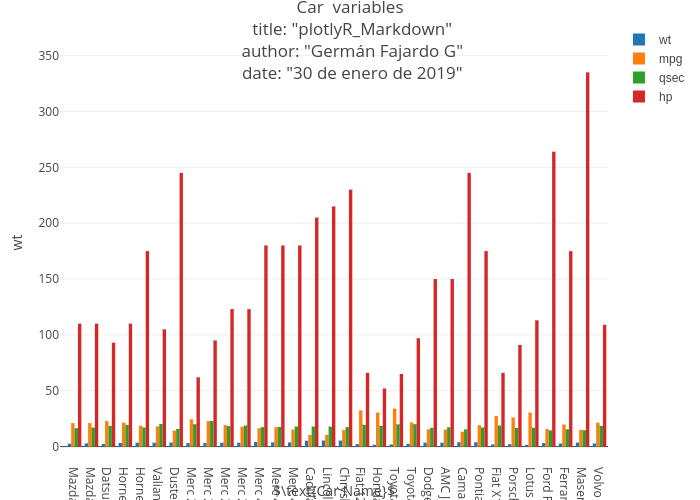

Write the R code that produced this figure.
# Get this figure: fig <- get_figure("Gafajardog", 8)
# Get this figure's data: data <- get_figure("Gafajardog", 8)$data
# Add data to this figure: p <- add_trace(p, x=c(4, 5), y=c(4, 5), kwargs=list(filename="scatter-hovertext", fileopt="extend"))
# Get y data of first trace: y1 <- get_figure("Gafajardog", 8)$data[[1]]$y

# Get figure documentation: https://plot.ly/r/get-requests/
# Add data documentation: https://plot.ly/r/file-options/

# You can reproduce this figure in R with the following code!

# Learn about API authentication here: https://plot.ly/r/getting-started
# Find your api_key here: https://plot.ly/settings/api

library(plotly)
trace1 <- list(
  x = c("Mazda RX4", "Mazda RX4 Wag", "Datsun 710", "Hornet 4 Drive", "Hornet Sportabout", "Valiant", "Duster 360", "Merc 240D", "Merc 230", "Merc 280", "Merc 280C", "Merc 450SE", "Merc 450SL", "Merc 450SLC", "Cadillac Fleetwood", "Lincoln Continental", "Chrysler Imperial", "Fiat 128", "Honda Civic", "Toyota Corolla", "Toyota Corona", "Dodge Challenger", "AMC Javelin", "Camaro Z28", "Pontiac Firebird", "Fiat X1-9", "Porsche 914-2", "Lotus Europa", "Ford Pantera L", "Ferrari Dino", "Maserati Bora", "Volvo 142E"), 
  y = c(2.62, 2.875, 2.32, 3.215, 3.44, 3.46, 3.57, 3.19, 3.15, 3.44, 3.44, 4.07, 3.73, 3.78, 5.25, 5.424, 5.345, 2.2, 1.615, 1.835, 2.465, 3.52, 3.435, 3.84, 3.845, 1.935, 2.14, 1.513, 3.17, 2.77, 3.57, 2.78), 
  marker = list(
    color = "rgba(31,119,180,1)", 
    line = list(color = "transparent")
  ), 
  name = "wt", 
  type = "bar", 
  xaxis = "x", 
  xsrc = "Gafajardog:7:2dd47a", 
  yaxis = "y", 
  ysrc = "Gafajardog:7:1b8f29"
)
trace2 <- list(
  x = c("Mazda RX4", "Mazda RX4 Wag", "Datsun 710", "Hornet 4 Drive", "Hornet Sportabout", "Valiant", "Duster 360", "Merc 240D", "Merc 230", "Merc 280", "Merc 280C", "Merc 450SE", "Merc 450SL", "Merc 450SLC", "Cadillac Fleetwood", "Lincoln Continental", "Chrysler Imperial", "Fiat 128", "Honda Civic", "Toyota Corolla", "Toyota Corona", "Dodge Challenger", "AMC Javelin", "Camaro Z28", "Pontiac Firebird", "Fiat X1-9", "Porsche 914-2", "Lotus Europa", "Ford Pantera L", "Ferrari Dino", "Maserati Bora", "Volvo 142E"), 
  y = c(21, 21, 22.8, 21.4, 18.7, 18.1, 14.3, 24.4, 22.8, 19.2, 17.8, 16.4, 17.3, 15.2, 10.4, 10.4, 14.7, 32.4, 30.4, 33.9, 21.5, 15.5, 15.2, 13.3, 19.2, 27.3, 26, 30.4, 15.8, 19.7, 15, 21.4), 
  marker = list(
    color = "rgba(255,127,14,1)", 
    line = list(color = "transparent")
  ), 
  name = "mpg", 
  type = "bar", 
  xaxis = "x", 
  xsrc = "Gafajardog:7:b94247", 
  yaxis = "y", 
  ysrc = "Gafajardog:7:30bf1c"
)
trace3 <- list(
  x = c("Mazda RX4", "Mazda RX4 Wag", "Datsun 710", "Hornet 4 Drive", "Hornet Sportabout", "Valiant", "Duster 360", "Merc 240D", "Merc 230", "Merc 280", "Merc 280C", "Merc 450SE", "Merc 450SL", "Merc 450SLC", "Cadillac Fleetwood", "Lincoln Continental", "Chrysler Imperial", "Fiat 128", "Honda Civic", "Toyota Corolla", "Toyota Corona", "Dodge Challenger", "AMC Javelin", "Camaro Z28", "Pontiac Firebird", "Fiat X1-9", "Porsche 914-2", "Lotus Europa", "Ford Pantera L", "Ferrari Dino", "Maserati Bora", "Volvo 142E"), 
  y = c(16.46, 17.02, 18.61, 19.44, 17.02, 20.22, 15.84, 20, 22.9, 18.3, 18.9, 17.4, 17.6, 18, 17.98, 17.82, 17.42, 19.47, 18.52, 19.9, 20.01, 16.87, 17.3, 15.41, 17.05, 18.9, 16.7, 16.9, 14.5, 15.5, 14.6, 18.6), 
  marker = list(
    color = "rgba(44,160,44,1)", 
    line = list(color = "transparent")
  ), 
  name = "qsec", 
  type = "bar", 
  xaxis = "x", 
  xsrc = "Gafajardog:7:afcb90", 
  yaxis = "y", 
  ysrc = "Gafajardog:7:820301"
)
trace4 <- list(
  x = c("Mazda RX4", "Mazda RX4 Wag", "Datsun 710", "Hornet 4 Drive", "Hornet Sportabout", "Valiant", "Duster 360", "Merc 240D", "Merc 230", "Merc 280", "Merc 280C", "Merc 450SE", "Merc 450SL", "Merc 450SLC", "Cadillac Fleetwood", "Lincoln Continental", "Chrysler Imperial", "Fiat 128", "Honda Civic", "Toyota Corolla", "Toyota Corona", "Dodge Challenger", "AMC Javelin", "Camaro Z28", "Pontiac Firebird", "Fiat X1-9", "Porsche 914-2", "Lotus Europa", "Ford Pantera L", "Ferrari Dino", "Maserati Bora", "Volvo 142E"), 
  y = c(110, 110, 93, 110, 175, 105, 245, 62, 95, 123, 123, 180, 180, 180, 205, 215, 230, 66, 52, 65, 97, 150, 150, 245, 175, 66, 91, 113, 264, 175, 335, 109), 
  marker = list(
    color = "rgba(214,39,40,1)", 
    line = list(color = "transparent")
  ), 
  name = "hp", 
  type = "bar", 
  xaxis = "x", 
  xsrc = "Gafajardog:7:fc5a92", 
  yaxis = "y", 
  ysrc = "Gafajardog:7:ef3c94"
)
data <- list(trace1, trace2, trace3, trace4)
layout <- list(
  autosize = TRUE, 
  dragmode = "pan", 
  hovermode = "closest", 
  legend = list(font = list(family = "Arial")), 
  margin = list(
    r = 10, 
    t = 25, 
    b = 40, 
    l = 60
  ), 
  showlegend = TRUE, 
  title = list(text = "Car &nbsp;variables<br> title: \"plotlyR_Markdown\"<br>
author: \"Germán Fajardo G\"<br>
date: \"30 de enero de 2019\"<br>
"), 
  xaxis = list(
    autorange = FALSE, 
    categoryarraysrc = "Gafajardog:7:c5a587", 
    categoryorder = "array", 
    domain = c(0, 1), 
    range = c(-0.860755582347, 31.5), 
    title = list(text = "$\text{Car Name}$"), 
    type = "category"
  ), 
  yaxis = list(
    autorange = FALSE, 
    domain = c(0, 1), 
    range = c(-12.0143125869, 377.424447056), 
    title = list(text = "wt"), 
    type = "linear"
  )
)
p <- plot_ly()
p <- add_trace(p, x=trace1$x, y=trace1$y, marker=trace1$marker, name=trace1$name, type=trace1$type, xaxis=trace1$xaxis, xsrc=trace1$xsrc, yaxis=trace1$yaxis, ysrc=trace1$ysrc)
p <- add_trace(p, x=trace2$x, y=trace2$y, marker=trace2$marker, name=trace2$name, type=trace2$type, xaxis=trace2$xaxis, xsrc=trace2$xsrc, yaxis=trace2$yaxis, ysrc=trace2$ysrc)
p <- add_trace(p, x=trace3$x, y=trace3$y, marker=trace3$marker, name=trace3$name, type=trace3$type, xaxis=trace3$xaxis, xsrc=trace3$xsrc, yaxis=trace3$yaxis, ysrc=trace3$ysrc)
p <- add_trace(p, x=trace4$x, y=trace4$y, marker=trace4$marker, name=trace4$name, type=trace4$type, xaxis=trace4$xaxis, xsrc=trace4$xsrc, yaxis=trace4$yaxis, ysrc=trace4$ysrc)
p <- layout(p, autosize=layout$autosize, dragmode=layout$dragmode, hovermode=layout$hovermode, legend=layout$legend, margin=layout$margin, showlegend=layout$showlegend, title=layout$title, xaxis=layout$xaxis, yaxis=layout$yaxis)
